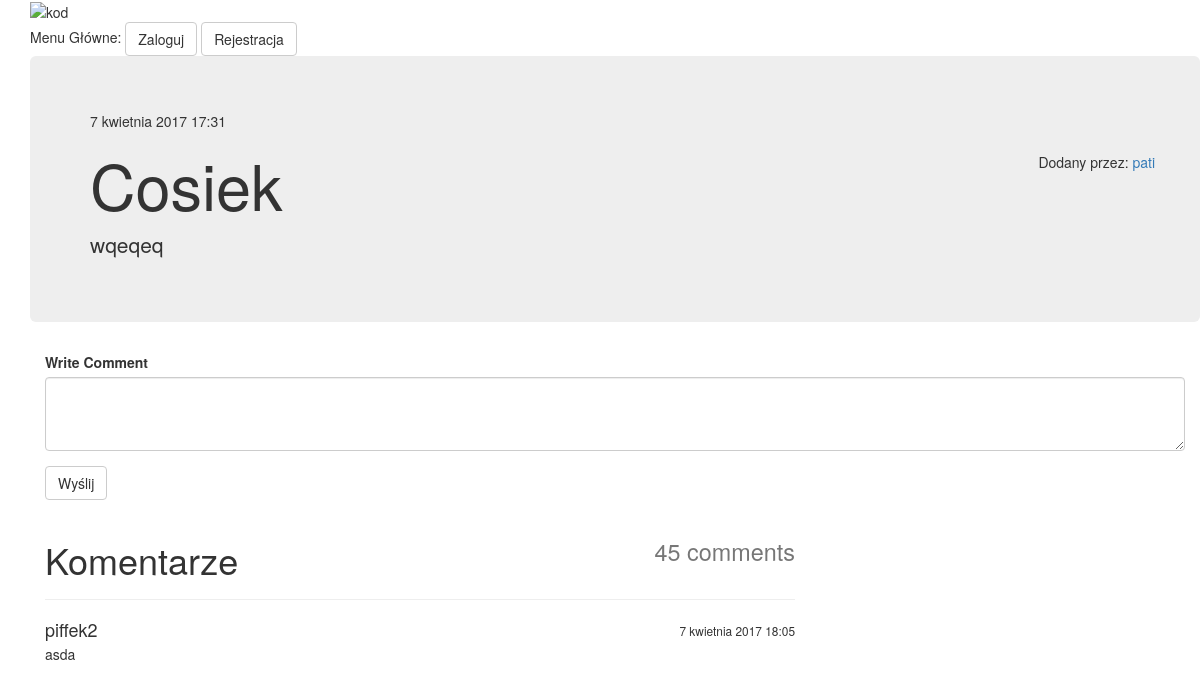
The app's page /11/ with its own data.
### subject/models.py (models this page shows, shortened)
class Subject(models.Model):
    who = models.ForeignKey(settings.AUTH_USER_MODEL)
    when = models.DateTimeField(default = now)
    subj = models.CharField(max_length=50)
    body = models.TextField(null = True, blank = True)

### users/models.py (models this page shows)
class Profile(AbstractUser):
    phone = models.CharField(max_length=15, blank=True, default='')

### posts/models.py (models this page shows, shortened)
class Posts(models.Model):
    who = models.ForeignKey(settings.AUTH_USER_MODEL)
    when = models.DateTimeField(default = now, null=True)
    text = models.TextField(null=True, blank=True)
    subj = models.ForeignKey(Subject)

### subject/views.py (the view)
# urls.py: url(r'^(?P<pk>\d+)/$', SubjectDetailView.as_view(), name='subject-detail'),
class SubjectDetailView(DetailView):
    model = Subject
    def get_context_data(self, **kwargs):
        context = super().get_context_data(**kwargs)
        context['posts_obj'] = Posts.objects.filter(subj=self.kwargs['pk']).order_by('-when')
        return context

### templates/subject/subject_detail.html (shortened to what this page needs)
{% extends "base.html" %}
{% block content %}
<div class="container">
	<div class="row">
		<div class="jumbotron">
		  <h5>{{ object.when }}</h5>
		  <h5 class="navbar-text navbar-right">Dodany przez: <a href="{% url 'profiles:profile_detail' user_name=object.who %}" class="navbar-link">{{ object.who }}</a></h5>
		  <h1>{{ object.subj }}</h1>
		  <p>{{ object.body }}</p>
		 </div>
	</div>
</div>
<div class="container">
    <form method="POST" action="{% url 'posts:new_post' %}">
      <div class="form-group">
        <label for="comment">Write Comment</label>
        <textarea name="comment" class="form-control" rows="3"></textarea>
      </div>
      <button type="submit" class="btn btn-default">Wyślij</button>
    </form>
            <div class="row">
                <div class="col-md-8">
                  <div class="page-header">
                    <h1><small class="pull-right">45 comments</small> Komentarze </h1>
                  </div>
                   <div class="comments-list">
                   {%for post in posts_obj %}
                       <div class="media">
                           <p class="pull-right"><small>{{ post.when }}</small></p>
                            <div class="media-body">
                              <h4 class="media-heading user_name">{{ post.who }}</h4>
                              {{ post.text }}
                            </div>
                     {% endfor %}
                       </div>
                </div>
            </div>
{% endblock %}

### records on screen
Subject: when "7 kwietnia 2017 17:31", who "pati", subj "Cosiek", body "wqeqeq"
Posts: when "7 kwietnia 2017 18:05", who "piffek2", text "asda"
